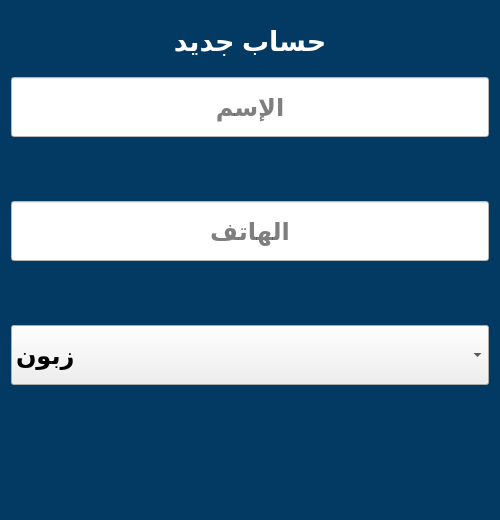
<?xml version="1.0" encoding="UTF-8"?>
<ui version="4.0">
 <class>Form</class>
 <widget class="QWidget" name="Form">
  <property name="geometry">
   <rect>
    <x>0</x>
    <y>0</y>
    <width>500</width>
    <height>520</height>
   </rect>
  </property>
  <property name="minimumSize">
   <size>
    <width>500</width>
    <height>520</height>
   </size>
  </property>
  <property name="maximumSize">
   <size>
    <width>500</width>
    <height>520</height>
   </size>
  </property>
  <property name="windowTitle">
   <string>Form</string>
  </property>
  <property name="styleSheet">
   <string notr="true">background-color:#033a63;</string>
  </property>
  <layout class="QGridLayout" name="gridLayout">
   <item row="0" column="0">
    <layout class="QVBoxLayout" name="verticalLayout_2">
     <item>
      <widget class="QLabel" name="title">
       <property name="minimumSize">
        <size>
         <width>0</width>
         <height>60</height>
        </size>
       </property>
       <property name="maximumSize">
        <size>
         <width>16777215</width>
         <height>60</height>
        </size>
       </property>
       <property name="font">
        <font>
         <pointsize>20</pointsize>
         <bold>true</bold>
        </font>
       </property>
       <property name="styleSheet">
        <string notr="true">color:white</string>
       </property>
       <property name="text">
        <string>حساب جديد</string>
       </property>
       <property name="alignment">
        <set>Qt::AlignCenter</set>
       </property>
      </widget>
     </item>
    </layout>
   </item>
   <item row="1" column="0">
    <layout class="QVBoxLayout" name="verticalLayout">
     <item>
      <widget class="QLineEdit" name="name">
       <property name="minimumSize">
        <size>
         <width>0</width>
         <height>60</height>
        </size>
       </property>
       <property name="font">
        <font>
         <pointsize>18</pointsize>
         <bold>true</bold>
        </font>
       </property>
       <property name="styleSheet">
        <string notr="true">background-color:white</string>
       </property>
       <property name="maxLength">
        <number>30</number>
       </property>
       <property name="alignment">
        <set>Qt::AlignCenter</set>
       </property>
       <property name="placeholderText">
        <string>الإسم</string>
       </property>
      </widget>
     </item>
     <item>
      <widget class="QLabel" name="name_err">
       <property name="minimumSize">
        <size>
         <width>0</width>
         <height>50</height>
        </size>
       </property>
       <property name="font">
        <font>
         <pointsize>14</pointsize>
         <bold>true</bold>
        </font>
       </property>
       <property name="styleSheet">
        <string notr="true">color:white</string>
       </property>
       <property name="text">
        <string/>
       </property>
       <property name="alignment">
        <set>Qt::AlignCenter</set>
       </property>
      </widget>
     </item>
     <item>
      <widget class="QLineEdit" name="tel">
       <property name="minimumSize">
        <size>
         <width>0</width>
         <height>60</height>
        </size>
       </property>
       <property name="font">
        <font>
         <pointsize>18</pointsize>
         <bold>true</bold>
        </font>
       </property>
       <property name="styleSheet">
        <string notr="true">background-color:white</string>
       </property>
       <property name="maxLength">
        <number>10</number>
       </property>
       <property name="alignment">
        <set>Qt::AlignCenter</set>
       </property>
       <property name="placeholderText">
        <string>الهاتف</string>
       </property>
      </widget>
     </item>
     <item>
      <widget class="QLabel" name="tel_err">
       <property name="minimumSize">
        <size>
         <width>0</width>
         <height>50</height>
        </size>
       </property>
       <property name="font">
        <font>
         <pointsize>14</pointsize>
         <bold>true</bold>
        </font>
       </property>
       <property name="styleSheet">
        <string notr="true">color:white</string>
       </property>
       <property name="text">
        <string/>
       </property>
       <property name="alignment">
        <set>Qt::AlignCenter</set>
       </property>
      </widget>
     </item>
     <item>
      <widget class="QComboBox" name="account_type">
       <property name="minimumSize">
        <size>
         <width>0</width>
         <height>60</height>
        </size>
       </property>
       <property name="font">
        <font>
         <pointsize>18</pointsize>
         <bold>true</bold>
        </font>
       </property>
       <property name="styleSheet">
        <string notr="true">background-color:none</string>
       </property>
       <item>
        <property name="text">
         <string>زبون</string>
        </property>
       </item>
       <item>
        <property name="text">
         <string>مورد</string>
        </property>
       </item>
       <item>
        <property name="text">
         <string>موظف</string>
        </property>
       </item>
      </widget>
     </item>
     <item>
      <widget class="QLabel" name="account_type_err">
       <property name="minimumSize">
        <size>
         <width>0</width>
         <height>50</height>
        </size>
       </property>
       <property name="font">
        <font>
         <pointsize>14</pointsize>
         <bold>true</bold>
        </font>
       </property>
       <property name="styleSheet">
        <string notr="true">color:white</string>
       </property>
       <property name="text">
        <string/>
       </property>
       <property name="alignment">
        <set>Qt::AlignCenter</set>
       </property>
      </widget>
     </item>
    </layout>
   </item>
   <item row="2" column="0">
    <layout class="QHBoxLayout" name="horizontalLayout">
     <item>
      <widget class="QPushButton" name="save_btn">
       <property name="minimumSize">
        <size>
         <width>0</width>
         <height>60</height>
        </size>
       </property>
       <property name="cursor">
        <cursorShape>PointingHandCursor</cursorShape>
       </property>
       <property name="styleSheet">
        <string notr="true">QPushButton:hover{
	background-color:#3f5482;
	border: 1px solid #3f5482;
}</string>
       </property>
       <property name="text">
        <string/>
       </property>
       <property name="icon">
        <iconset>
         <normaloff>../icons/save.svg</normaloff>../icons/save.svg</iconset>
       </property>
       <property name="iconSize">
        <size>
         <width>50</width>
         <height>50</height>
        </size>
       </property>
       <property name="flat">
        <bool>true</bool>
       </property>
      </widget>
     </item>
     <item>
      <widget class="QPushButton" name="cancel_btn">
       <property name="minimumSize">
        <size>
         <width>0</width>
         <height>60</height>
        </size>
       </property>
       <property name="cursor">
        <cursorShape>PointingHandCursor</cursorShape>
       </property>
       <property name="styleSheet">
        <string notr="true">QPushButton:hover{
	background-color:#3f5482;
	border: 1px solid #3f5482;
}</string>
       </property>
       <property name="text">
        <string/>
       </property>
       <property name="icon">
        <iconset>
         <normaloff>../icons/cancel.svg</normaloff>../icons/cancel.svg</iconset>
       </property>
       <property name="iconSize">
        <size>
         <width>50</width>
         <height>50</height>
        </size>
       </property>
       <property name="flat">
        <bool>true</bool>
       </property>
      </widget>
     </item>
    </layout>
   </item>
  </layout>
 </widget>
 <resources/>
 <connections>
  <connection>
   <sender>cancel_btn</sender>
   <signal>clicked()</signal>
   <receiver>Form</receiver>
   <slot>close()</slot>
   <hints>
    <hint type="sourcelabel">
     <x>107</x>
     <y>467</y>
    </hint>
    <hint type="destinationlabel">
     <x>4</x>
     <y>27</y>
    </hint>
   </hints>
  </connection>
 </connections>
</ui>
